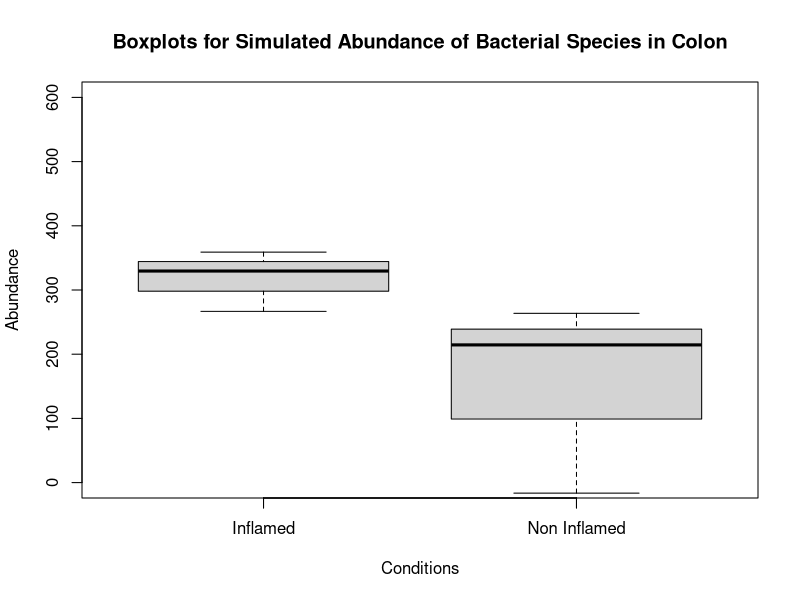
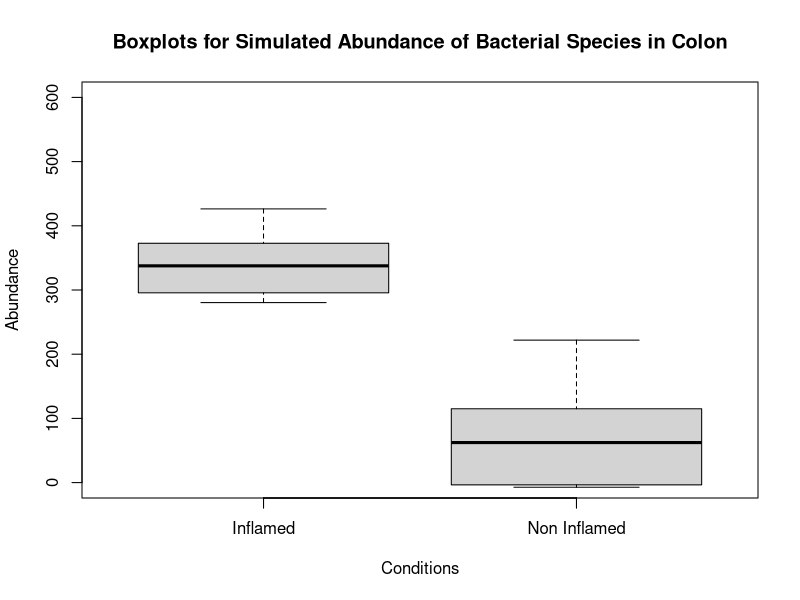
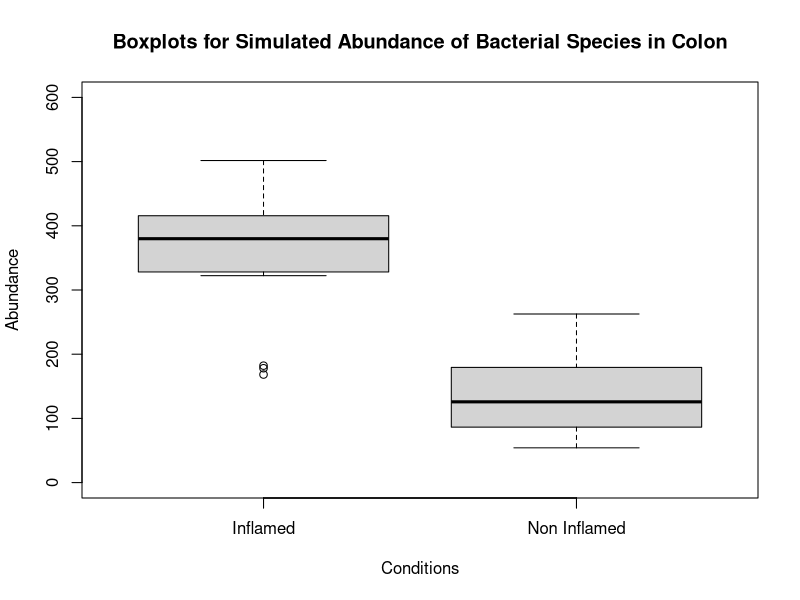

Recreate these plots in R, in order.
## ---- chunk 1
inflamed_3 <- rnorm(3,340,85)
non_inflamed_3 <- rnorm(3,120,75)
## ---- chunk 2
inflamed_3
non_inflamed_3
## ---- chunk 3
boxplot(inflamed_3,non_inflamed_3, xlab='Conditions',ylab='Abundance',ylim=c(0, 600))
axis(1,at=1:2,labels=c("Inflamed","Non Inflamed"))
title(main="Boxplots for Simulated Abundance of Bacterial Species in Colon")
## ---- chunk 4
var.test(inflamed_3, non_inflamed_3)
## ---- chunk 5
t.test(inflamed_3,non_inflamed_3)
## ---- chunk 6
inflamed_5 <- rnorm(5,340,85)
non_inflamed_5 <- rnorm(5, 120, 75)
## ---- chunk 7
inflamed_5
non_inflamed_5
## ---- chunk 8
boxplot(inflamed_5,non_inflamed_5, xlab='Conditions',ylab='Abundance',ylim=c(0, 600))
axis(1,at=1:2,labels=c("Inflamed","Non Inflamed"))
title(main="Boxplots for Simulated Abundance of Bacterial Species in Colon")
## ---- chunk 9
var.test(inflamed_5, non_inflamed_5)

## ---- chunk 10
t.test(inflamed_5,non_inflamed_5,pair=TRUE)
## ---- chunk 11
inflamed_20 <- rnorm(20,340,85)
non_inflamed_20 <- rnorm(20,120,75)
## ---- chunk 12
inflamed_20
non_inflamed_20
## ---- chunk 13
boxplot(inflamed_20,non_inflamed_20, xlab='Conditions',ylab='Abundance',ylim=c(0, 600))
axis(1,at=1:2,labels=c("Inflamed","Non Inflamed"))
title(main="Boxplots for Simulated Abundance of Bacterial Species in Colon")
## ---- chunk 14
var.test(inflamed_20, non_inflamed_20)
## ---- chunk 15
t.test(inflamed_20,non_inflamed_20,pair=TRUE)
## ---- chunk 16
pvalue3 <- t.test(inflamed_3,non_inflamed_3)$p.value
pvalue5 <- t.test(inflamed_5, non_inflamed_5,pair =TRUE)$p.value
pvalue20 <- t.test(inflamed_20, non_inflamed_20,pair =TRUE)$p.value

replicates <- c(3,5,20)
p_values <- c(pvalue3,pvalue5,pvalue20)
## ---- chunk 17
significance <- p_values<= 0.05
## ---- chunk 18
table <- data.frame(replicates,p_values,significance)
## ---- chunk 19
library(knitr)
kable(table, caption = "**Results**")
